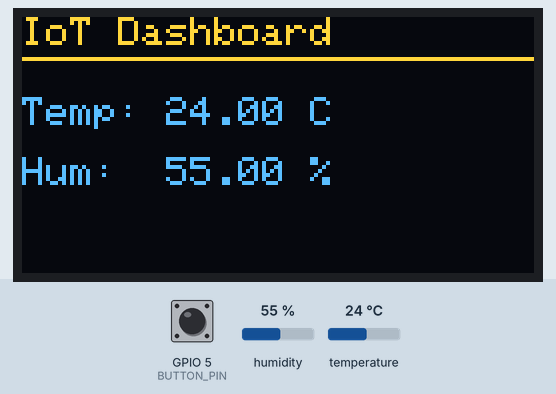
Bench run of a program on a simulated ESP32. Shown: 128×64 one-colour display. The test bench sets the inputs (shaded band); at power-on: GPIO 5 (BUTTON_PIN) HIGH, humidity 55 %, temperature 24 °C. The OLED is the two-colour kind (top 16 rows yellow); WiFi joins after 1.5 s; servers stay silent unless stated; no MQTT or app messages arrive unless stated; what the program prints to the serial monitor is not drawn.

Above: at 2.7 s.
2.8 s: GPIO 5 (BUTTON_PIN) pulled LOW for 2.4 s
At 4.5 s:
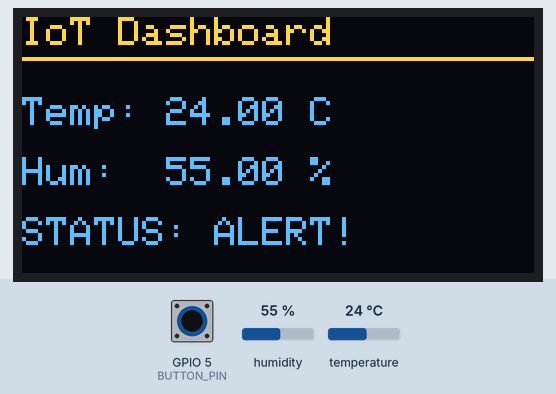
7.2 s: humidity set to 22 %
At 8.7 s:
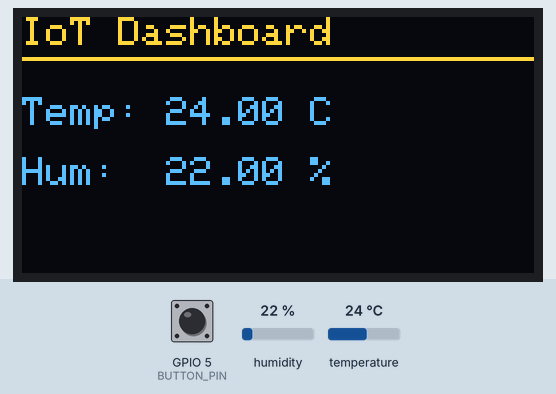
9.9 s: temperature set to 12 °C
At 12.9 s:
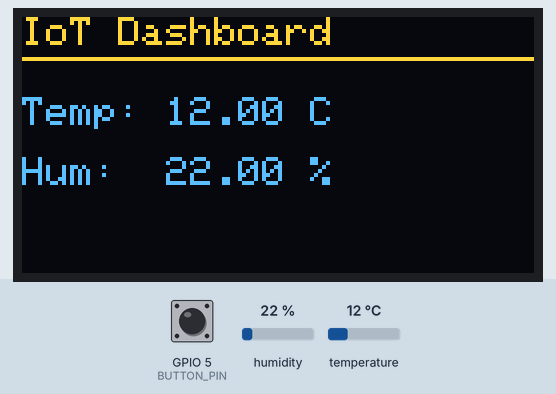
13.3 s: GPIO 5 (BUTTON_PIN) pulled LOW for 2.4 s
At 14.5 s:
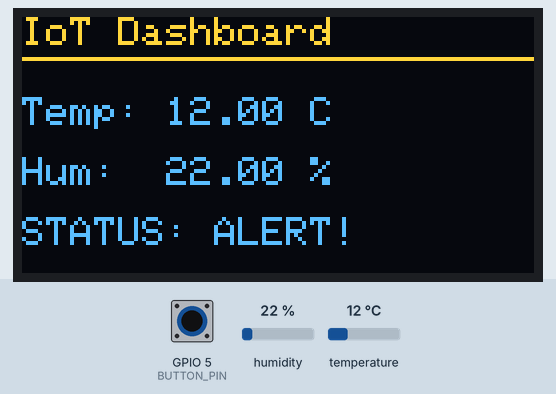
17.3 s: humidity set to 40 %
At 18.7 s:
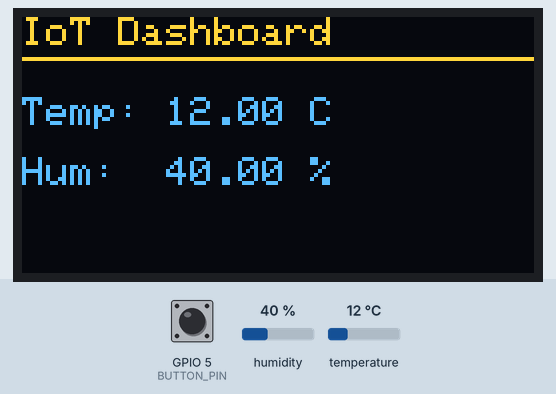
20.0 s: temperature set to 19 °C
Timing chart, 0 to 23.0 s (numbered marks = the images above; inputs shaded):
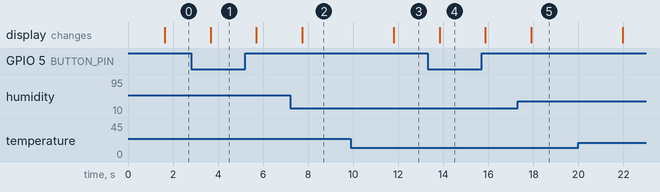

The program:

main.cpp
```cpp
#include <WiFi.h>
#include <PubSubClient.h>
#include <DHT.h>
#include <Wire.h>
#include <Adafruit_GFX.h>
#include <Adafruit_SSD1306.h>

// --- Network Settings ---
const char* ssid = "Wokwi-GUEST";
const char* password = "";
const char* mqtt_server = "192.168.55.1"; // Your Laptop IP

// --- Pin Definitions (Based on your diagram.json) ---
#define DHTPIN 23        // DHT Data pin connected to GPIO 23
#define DHTTYPE DHT22
#define BUTTON_PIN 5     // Button connected to GPIO 5

// --- OLED Display Settings ---
#define SCREEN_WIDTH 128
#define SCREEN_HEIGHT 64
Adafruit_SSD1306 display(SCREEN_WIDTH, SCREEN_HEIGHT, &Wire, -1);

// --- Objects ---
WiFiClient espClient;
PubSubClient client(espClient);
DHT dht(DHTPIN, DHTTYPE);

void setup() {
  Serial.begin(115200);

  // 1. Initialize Sensors & Pins
  dht.begin();
  pinMode(BUTTON_PIN, INPUT_PULLUP); // Using Internal Pullup since button goes to GND

  // 2. Initialize OLED
  if(!display.begin(SSD1306_SWITCHCAPVCC, 0x3C)) {
    Serial.println(F("SSD1306 allocation failed"));
    for(;;);
  }
  display.clearDisplay();
  display.setTextSize(1);
  display.setTextColor(WHITE);
  display.setCursor(0,0);
  display.println("Initializing...");
  display.display();

  // 3. Connect to WiFi
  WiFi.begin(ssid, password);
  while (WiFi.status() != WL_CONNECTED) {
    delay(500);
    Serial.println("Connecting to WiFi...");
  }
  Serial.println("WiFi Connected");

  // 4. Connect to MQTT
  client.setServer(mqtt_server, 1883);
}

void loop() {
  // --- Reconnect if lost ---
  if (!client.connected()) {
    while (!client.connected()) {
      Serial.println("Connecting to MQTT...");
      if (client.connect("ESP32Client")) {
        Serial.println("Connected to Broker");
      } else {
        delay(5000);
      }
    }
  }
  client.loop();

  // --- Read Sensors ---
  float temp = dht.readTemperature();
  float hum = dht.readHumidity();
  int btnState = digitalRead(BUTTON_PIN); // LOW = Pressed, HIGH = Released

  // Check valid reading
  if (isnan(temp) || isnan(hum)) {
    Serial.println("Failed to read from DHT sensor!");
    return;
  }

  // --- Display on Serial Monitor ---
  Serial.print("Temp: "); Serial.print(temp); Serial.print("C  ");
  Serial.print("Hum: "); Serial.print(hum); Serial.print("%  ");
  Serial.print("Btn: "); Serial.println(btnState == LOW ? "PRESSED" : "OPEN");

  // --- Display on OLED ---
  display.clearDisplay();
  display.setCursor(0, 0);
  display.setTextSize(1);
  display.println("IoT Dashboard");
  display.drawLine(0, 10, 128, 10, WHITE); // Draw line

  display.setCursor(0, 20);
  display.print("Temp: "); display.print(temp); display.println(" C");

  display.setCursor(0, 35);
  display.print("Hum:  "); display.print(hum); display.println(" %");

  if(btnState == LOW) {
    display.setCursor(0, 50);
    display.println("STATUS: ALERT!");
    client.publish("home/lab1/alert", "Button Pressed!");
  }

  display.display();

  // --- Send to MQTT ---
  char tempString[8];
  dtostrf(temp, 1, 2, tempString);
  client.publish("home/lab1/temp", tempString);
  char humString[8];
  dtostrf(hum, 1, 2, humString);
  client.publish("home/lab1/humidity", humString);

  delay(2000); // Wait 2s
}
```

Measured:
- after the input at 2.8 s, the display: changes after 0.87 s (image 1)
- after the input at 7.2 s, the display: changes after 0.54 s (image 2)
- after the input at 9.9 s, the display: changes after 1.9 s (image 3)
- after the input at 13.3 s, the display: changes after 0.53 s (image 4)
- after the input at 17.3 s, the display: changes after 0.60 s (image 5)
